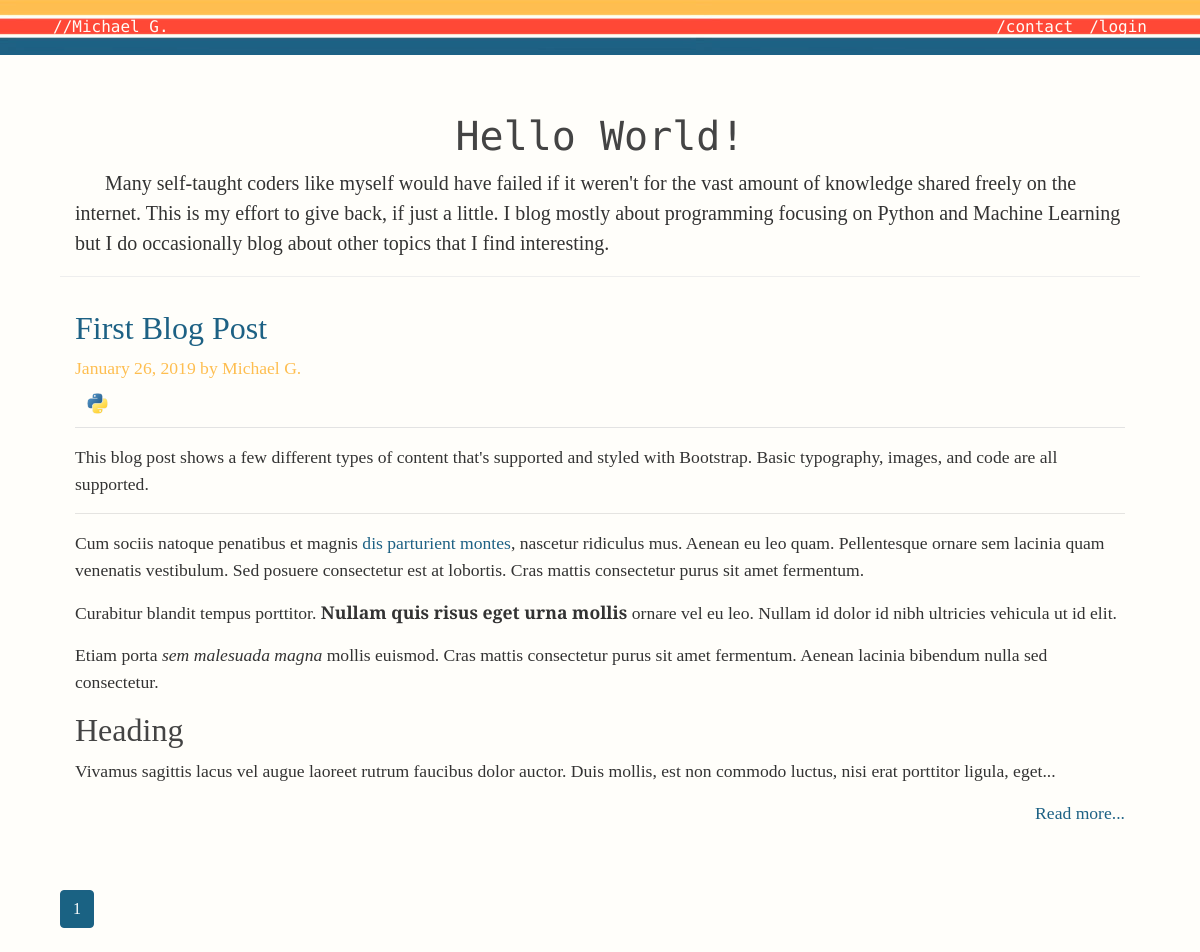
The page / on the database its author committed.
### personal_blog/models.py (models this page shows, shortened)
class Post(ResourceMixin, db.Model):
    id = db.Column(db.Integer, primary_key=True)
    title = db.Column(db.String(100), nullable=False)
    slug = db.Column(db.String(100), unique=True, nullable=False)
    date_posted = db.Column(db.DateTime, nullable=False, default=datetime.utcnow)
    content = db.Column(db.Text, nullable=False)
    user_id = db.Column(db.Integer, db.ForeignKey('user.id'), nullable=False)
    tags = db.relationship('Tag', secondary=posts_and_tags, lazy='subquery', backref=db.backref('pages', lazy=True))

class User(ResourceMixin, UserMixin, db.Model):
    id = db.Column(db.Integer, primary_key=True)
    username = db.Column(db.String(20), unique=True, nullable=False)
    alias = db.Column(db.String(20), unique=True, nullable=False)
    email = db.Column(db.String(120), unique=True, nullable=False)
    admin = db.Column(db.Boolean(), default=False)
    image_file = db.Column(db.String(20), nullable=False, default='default.jpg')
    password = db.Column(db.String(60), nullable=False)
    posts = db.relationship('Post', backref='author', lazy=True)

class Tag(ResourceMixin, db.Model):
    id = db.Column(db.Integer, primary_key=True)
    slug = db.Column(db.String(20), unique=True, nullable=False)
    tag_name = db.Column(db.String(20), unique=True, nullable=False)
    image_file = db.Column(db.String(20), nullable=False, default='default.jpg')

### personal_blog/views.py (the view)
@app.route("/")
def home():
    page = request.args.get('page', 1, type=int)
    posts = Post.query.order_by(Post.date_posted.desc()).paginate(page=page, per_page=5)
    return render_template('home.html', posts=posts, title='Michael G.')

### personal_blog/templates/home.html
{% extends "layout.html" %}
{% block content %}
<div class="blog-header">
   <div class="container">
      <h1 class="blog-title" align="center">Hello World!</h1>
      <p class="lead blog-description" align="left">
         Many self-taught coders like myself would have failed if it weren't for the vast amount of knowledge
         shared freely on the internet.  This is my effort to give back, if just a little.
         I blog mostly about programming focusing on Python and Machine Learning but I do occasionally blog about other
         topics that I find interesting.
   </div>
</div>
<div class="blog-post">
   <div class="container">
      {% for post in posts.items %}
      <div class="row">
         <article class="media content-section">
            <div class="col-sm-12 blog-main">
               <div class="media-body">
                  <div class="article-metadata">
                     <h2> <a href="{{ url_for('post', slug=post.slug) }}">{{ post.title }}</a></h2>
                     <p class="blog-post-meta">{{ post.date_posted.strftime('%B %d, %Y') }} by {{ post.author.alias }} </p>
               {% for tag in post.tags %}
                  <a href="{{ url_for('tag_posts', slug=tag.slug) }}", title="{{ tag.tag_name }}">
                  <img class="img-fluid rounded-circle article-img" src="{{ url_for('static', filename='images/tags/' + tag.image_file) }}" >
                  </a>
               {% endfor %}
                  </div>
                  <p class="article-content">{{ post.content | truncate(1000) | safe }}</p>
               </div>
               <p class="quiet" style="text-align: right;"><a  href="{{ url_for('post', slug=post.slug) }}">Read more...</a></p>
            </div>
         </article>
      </div>
      {% endfor %}
   </div>
</div>
<div class="row">
   <div class="col-sm-8 blog-main">
      {% for page_num in posts.iter_pages(left_edge=1, right_edge=1, left_current=1, right_current=2) %}
      {% if page_num %}
      {% if posts.page == page_num %}
      <a class="btn btn-info mb-4" href="{{ url_for('home', page=page_num) }}">{{ page_num }}</a>
      {% else %}
      <a class="btn btn-outline-primary mb-4" href="{{ url_for('home', page=page_num) }}">{{ page_num }}</a>
      {% endif %}
      {% else %}
      ...
      {% endif %}
      {% endfor %}
   </div>
</div>
{% endblock content %}

### personal_blog/static/main.css (style rules this page uses)
a { color: #1d6184; }
.blog-title { font-family: 'PT Mono', monospace; }
.lead { font-family: 'Zilla Slab', serif; text-indent: 30px; }
.blog-post-meta { font-family: 'Zilla Slab', serif; }
body { background: #fffefa; color: #333333; margin-top: 5rem; font-family: 'Zilla Slab', serif; font-weight: 400; font-style: normal; }
h1, h2, h3, h4, h5, h6 { color: #444444; font-family: 'Zilla Slab', serif; }
p { font-size: 1.1rem; }
.article-content { white-space: pre-line; }
.article-img { width: 45px; padding: .5rem ; }
.article-metadata { padding-bottom: 1px; margin-bottom: 4px; border-bottom: 1px solid #e3e3e3 }
.btn-info { color: #fff; background-color: #1a6283; border-color: #1d6184; }
.blog-header { padding-top: 2rem; padding-bottom: .1rem; margin-bottom: 2rem; border-bottom: .05rem solid #eee; }
.blog-post { margin-bottom: 3rem; }
.blog-post-meta { color: #febe50; margin-bottom: 0rem; }

### rows shown on the page
Post: title "First Blog Post", date_posted "January 26, 2019", author.alias "Michael G.", content "This blog post shows a few different types of content that's supported and styled with Bootstrap. Basic typography, images, and code are all supported. Cum sociis natoque penatibus et magnis dis parturient montes , nascetur ridiculus mus. Aenean eu leo quam. Pellentesque ornare sem lacinia quam venenatis vestibulum. Sed posuere consectetur est at lobortis. Cras mattis consectetur purus sit amet fermentum. Curabitur blandit tempus porttitor. Nullam quis risus eget urna mollis ornare vel eu leo. Nullam id dolor id nibh ultricies vehicula ut id elit. Etiam porta sem malesuada magna mollis euismod. Cras mattis consectetur purus sit amet fermentum. Aenean lacinia bibendum nulla sed consectetur.…"
Tag: image_file (picture)

### other values the page prints
{{ page_num }} "1"
